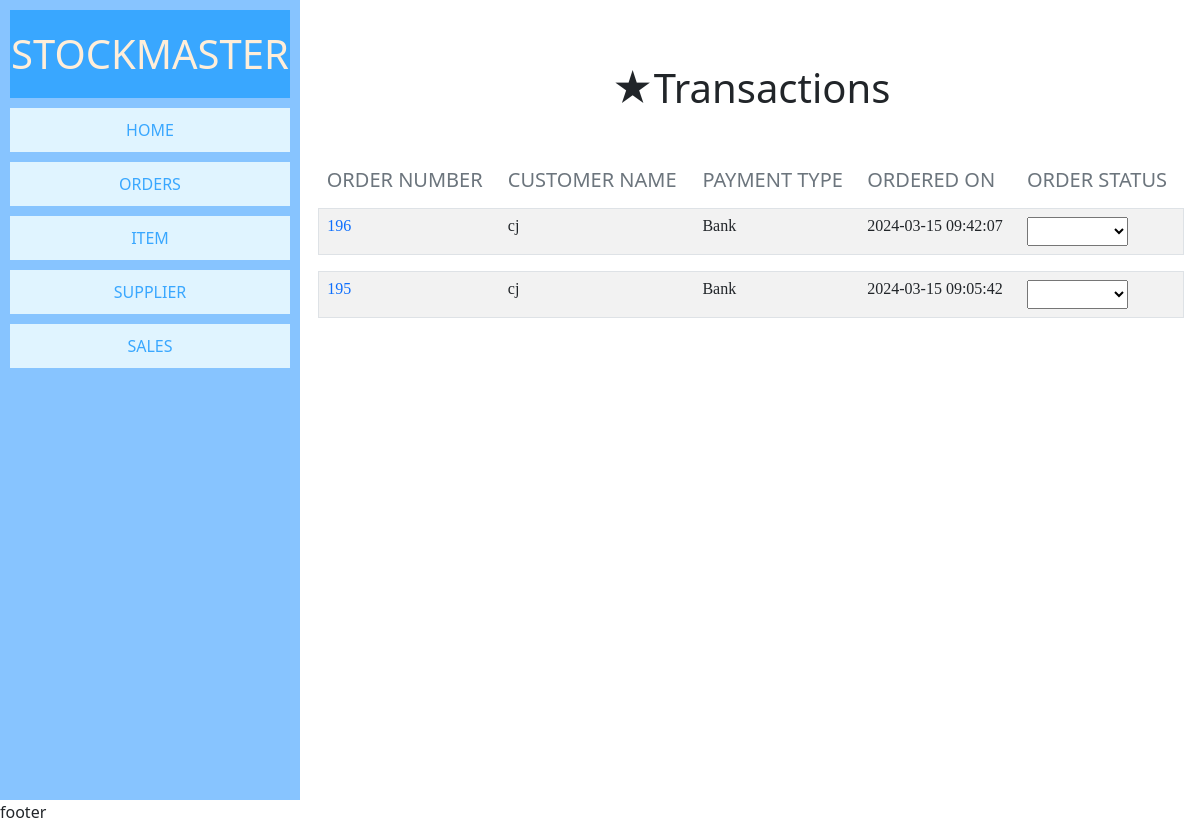
The page /pages/orders.php on the database as committed earlier.
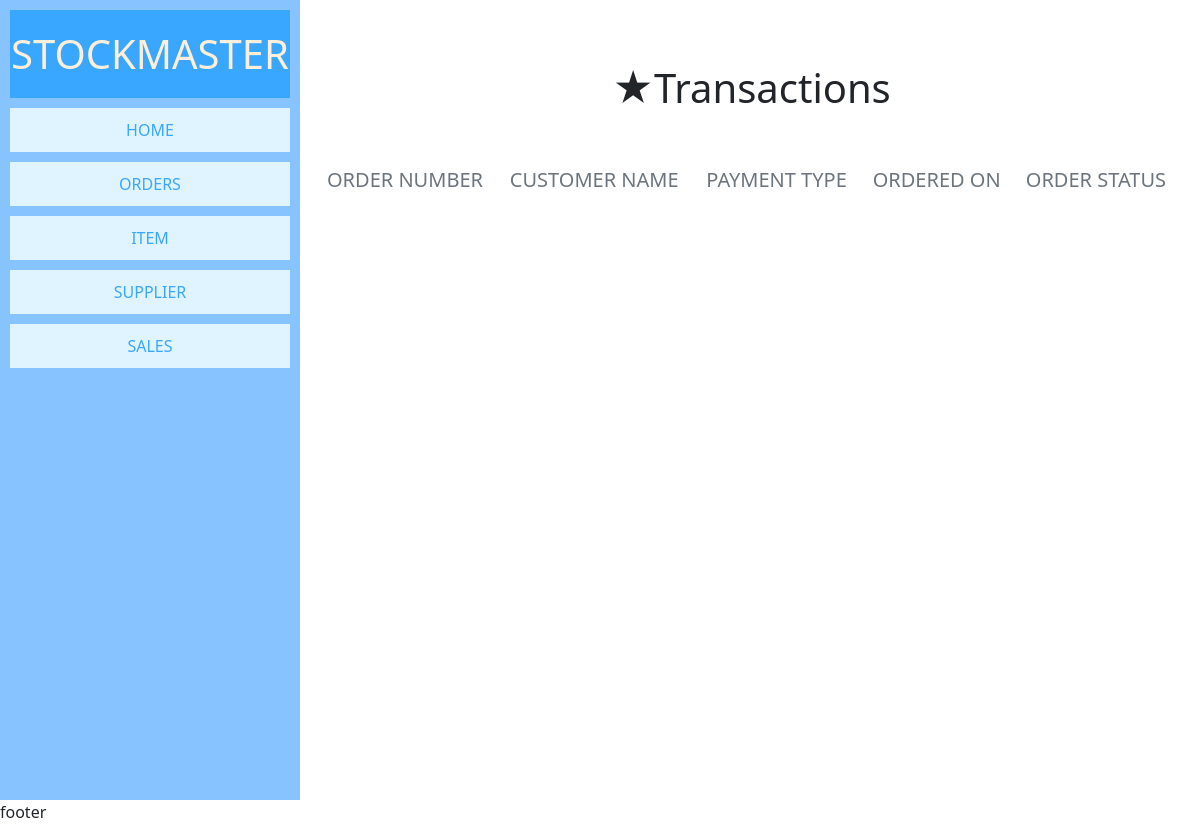
The same page on the database as committed later.
### tables this page shows
CREATE TABLE `order_details` (
  `order_details_id` int(11) NOT NULL,
  `item_id` int(11) NOT NULL,
  `item_quantity` int(11) NOT NULL,
  `item_price` int(11) NOT NULL,
  `item_subtotal` int(11) NOT NULL,
  `order_id` int(11) NOT NULL
);

CREATE TABLE `orders` (
  `order_id` int(11) NOT NULL,
  `customer_name` varchar(55) NOT NULL,
  `customer_phone` varchar(25) NOT NULL,
  `payment_type` enum('Cash','Bank','GCash') NOT NULL,
  `ref_num` int(11) NOT NULL,
  `amount_tendered` int(11) NOT NULL,
  `total_amount` int(11) NOT NULL,
  `change_amount` int(11) NOT NULL,
  `vat` int(11) NOT NULL,
  `discount` int(11) NOT NULL,
  `created_at` datetime NOT NULL DEFAULT current_timestamp()
);

### pages/orders.php (the view, shortened to what this page needs)
<?php
    require '../source/code.php';
?>
<?php
    if(!isset($orderData)){
        $orderData =[];
    }
    $sqlgetOrder = "SELECT *, orders.created_at,order_details.item_quantity
    FROM item
    JOIN order_details ON item.item_id = order_details.item_id
    JOIN orders ON order_details.order_id = orders.order_id GROUP BY orders.order_id";
    $orderResult = mysqli_query($conn, $sqlgetOrder);
        while($rowOrder = $orderResult -> fetch_assoc()){
            $orderData[] = $rowOrder;
        }
?>
<!DOCTYPE html>
<html lang="en">
<head>
</head>
<body>
    <div class="stock-container">
        <div class="side-nav">
            <h1 style="text-align:center;background-color: #39A7FF;color: #FFEED9;margin: 10px;padding: 20px 0">STOCKMASTER</h1>
            <div class="wrapper">
                <div><a href="index.php">HOME</a></div>
                <div><a href="orders.php">ORDERS</a></div>
                <div><a href="item.php">ITEM</a></div>
                <div><a href="supplier.php">SUPPLIER</a></div>
                <div><a href="sales.php">SALES</a></div>
            </div>
        </div>
        <div class="main">
            <div class="card-body mt-5">
            <h1 class="text-center">★Transactions</h1>
            <table class="table table-striped table-borderless mt-5">
                <thead>
                    <tr>
                        <th><h5 class="text-secondary">ORDER NUMBER</th>
                        <th><h5 class="text-secondary">CUSTOMER NAME</th>
                        <th><h5 class="text-secondary">PAYMENT TYPE</th>
                        <th><h5 class="text-secondary">ORDERED ON</th>
                        <th><h5 class="text-secondary">ORDER STATUS</th>
                    </tr>
                </thead>
                <tbody>
                    <?php $orderData = array_reverse($orderData); foreach ($orderData as $rowOrder) { ?>
                        <tr style="font-size: 16px; font-family:verdana;" class="border rounded trans" data-bs-toggle="collapse" data-bs-target="#collapse_<?php echo $rowOrder['order_id']; ?>" data-order-id="<?php echo $rowOrder['order_id']; ?>">
                            <td class="text-primary"><?php echo $rowOrder['order_id']; ?></td>
                            <td><?php echo $rowOrder['customer_name']; ?></td>
                            <td><?php echo $rowOrder['payment_type']; ?></td>
                            <td><?php echo $rowOrder['created_at']; ?></td>
                            <td><form action="orders.php?orderId=<?php echo $rowOrder['order_id']; ?>" method="post">
                                    <select name="status" class="p-1" onchange="this.form.submit()">
                                        <option value=""><?php echo $rowOrder['order_stat']; ?></option>
                                        <option value="Unpaid">Unpaid</option>
                                    </select>
                                </form>
                            </td>
                        </tr>
                        <tr>
                            <td colspan="5">
                            </td>
                        </tr>
                    <?php } ?>
                </tbody>
            </table>
            </div>
        </div>
        <div class="footer">footer</div>
    </div>
</body>
</html>

### source/code.php (shortened to what this page needs)
<?php
    echo '<script src="../api/datatables.js"></script>
    <script src="../JS/MasterJS.js"></script>
    <link rel="stylesheet" href="../api/datatables.css">
    <script src="../api/bootstrap.js"></script>
    <link rel="stylesheet" href="../api/bootstrap.css">
    <link rel="stylesheet" href="../CSS/style.css">
    ';
?>

### api/datatables.css (style rules this page uses)
:root { --dt-row-selected: 13, 110, 253; --dt-row-selected-text: 255, 255, 255; --dt-row-selected-link: 9, 10, 11; --dt-row-stripe: 0, 0, 0; --dt-row-hover: 0, 0, 0; --dt-column-ordering: 0, 0, 0; --dt-html-background: white; }

### CSS/style.css (style rules this page uses)
* { margin: 0; padding: 0; box-sizing: border-box; }
.side-nav { grid-area: side-nav;max-width: 300px; }
.main { grid-area: main; }
.footer { grid-area: footer; }
.stock-container { display: grid; grid-template-areas: '. . . . . . . . . . .' 'side-nav main main main main main main main main main main' 'footer footer footer footer footer footer footer footer footer footer footer'; padding: 0; margin: 0; }
.side-nav { height: 100vh; width: auto; background-color: #87C4FF; }
.wrapper a { display: block; padding: 10px; background-color: #E0F4FF; color: #39A7FF; margin: 10px; text-align: center; text-decoration: none; font-weight: lighter; }

Rows that differ between the two databases and show on the page:
removed order_details: order.order_id "196", order.customer_name "cj", order.payment_type "Bank", order.created_at "2024-03-15 09:42:07"
removed order_details: order.order_id "195", order.customer_name "cj", order.payment_type "Bank", order.created_at "2024-03-15 09:05:42"
